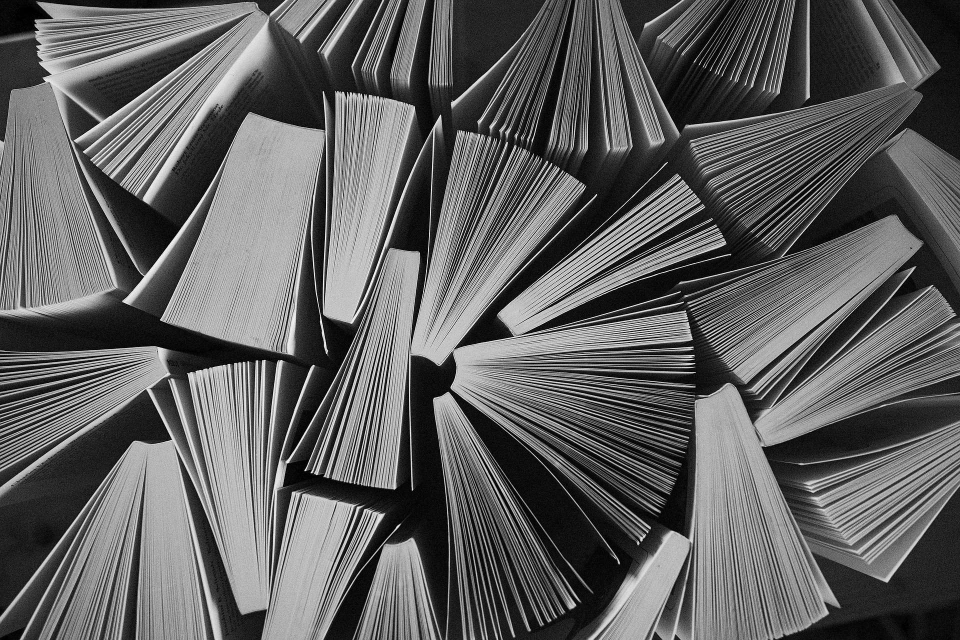
#> input picture pages.jpg, 1920 x 1280 px (shown at 1/2 size)
$ python og-image.py ../pages.jpg
#> lines starting #> are read from the running program, lines starting #| are printed output that depends on the picture; after the words box and inside, x2 and y2 are one past the last pixel; in counts of white or black regions, pixels touching at a corner belong together
"""Картинка для прев'ю посилань og-image.jpg (1200x630): фото сторінок і скляна табличка з назвою, як шапка сайту.

Після зміни назви магазину перегенеруйте її (рядки таблички — окремими аргументами):
    python scripts/og-image.py "КнигоСкинія"
Потрібен Pillow: pip install pillow
"""

import os
import sys
from PIL import Image, ImageDraw, ImageFilter, ImageEnhance, ImageFont

ROOT = os.path.join(os.path.dirname(os.path.abspath(__file__)), "..")
SRC = os.path.join(ROOT, "pages.jpg")
OUT = os.path.join(ROOT, "og-image.jpg")
W, H = 1200, 630

# жирний шрифт із засічками та кирилицею — перший, що знайдеться
FONTS = [
    "C:/Windows/Fonts/georgiab.ttf",
    "/Library/Fonts/Georgia Bold.ttf",
    "/System/Library/Fonts/Supplemental/Georgia Bold.ttf",
    "/usr/share/fonts/truetype/dejavu/DejaVuSerif-Bold.ttf",
]

lines = sys.argv[1:]
if not lines:
    sys.exit(__doc__)
font_path = next((f for f in FONTS if os.path.exists(f)), None)
if not font_path:
    sys.exit(
        "Не знайшов шрифт Georgia Bold чи DejaVu Serif Bold — допишіть шлях у FONTS"
    )

# фото: кадр з центру, трохи приглушене, як на сайті
im = Image.open(SRC).convert("RGB")
im = im.resize((W, round(im.height * W / im.width)), Image.LANCZOS)
#> im: PIL image 1200x800 RGB
top = (im.height - H) // 2
#> top = 85
im = im.crop((0, top, W, top + H))
#> im: PIL image 1200x630 RGB
im = ImageEnhance.Brightness(im).enhance(0.9)

# віньєтка по краях
vig = Image.new("L", (W, H), 0)
#> vig: PIL image 1200x630 L; every value is 0
ImageDraw.Draw(vig).ellipse((-W * 0.15, -H * 0.25, W * 1.15, H * 1.25), fill=255)
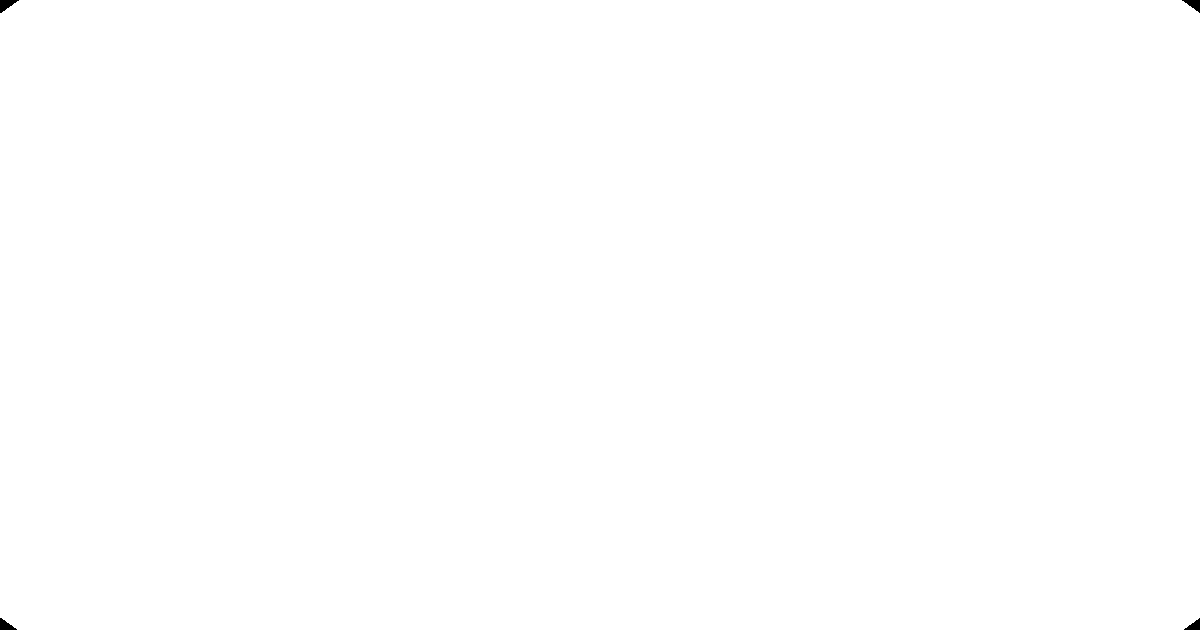
#> vig: PIL image 1200x630 L; 99.9% white; 4 black regions, box (x1, y1, x2, y2) and area: (0, 0, 19, 13) 133, (1182, 0, 1200, 13) 120, (0, 618, 17, 630) 114, (1184, 618, 1200, 630) 102
im = Image.composite(
    im, Image.new("RGB", (W, H)), vig.filter(ImageFilter.GaussianBlur(120))
)
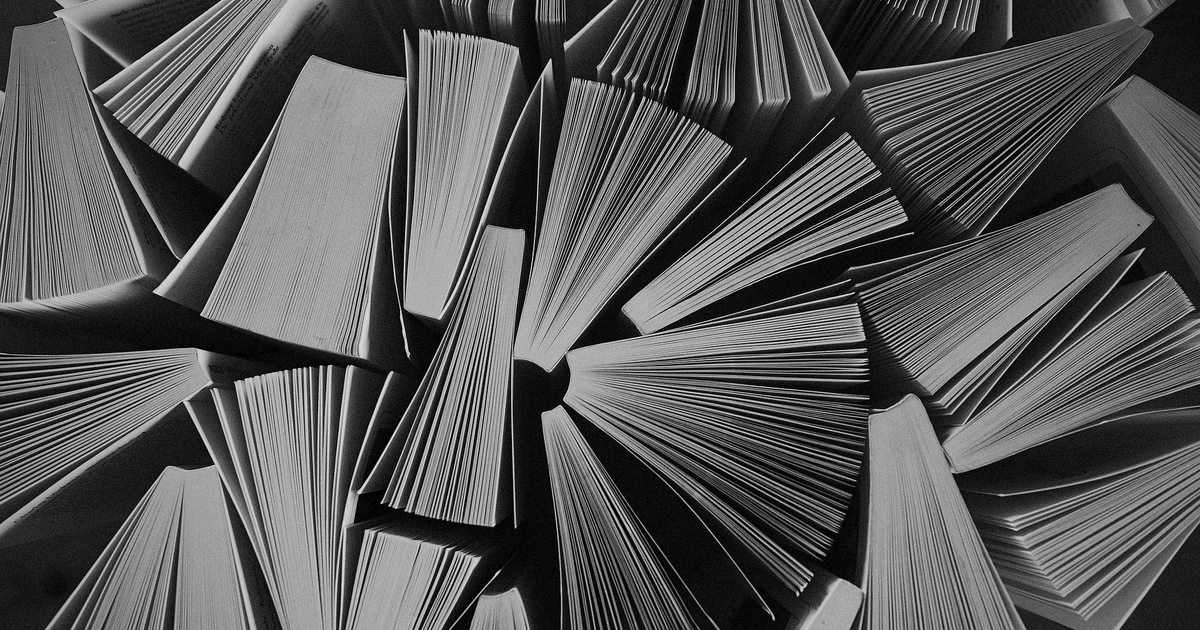
#> im: PIL image 1200x630 RGB; min 0, max 229, mean 87.3

# розмір шрифту: найбільший, з яким найдовший рядок влазить у табличку
probe = ImageDraw.Draw(im)
size = 76
while size > 30:
    font = ImageFont.truetype(font_path, size)
    if (
        max(probe.textlength(t, font=font) for t in lines) <= 680
        and size * len(lines) * 1.25 <= 420
    ):
        break
    size -= 2
#> after the loop, size = 76
font = ImageFont.truetype(font_path, size)
heights = [probe.textbbox((0, 0), t, font=font)[3] for t in lines]
#> heights = [89]
gap = round(size * 0.18)
#> gap = 14
text_w = max(probe.textlength(t, font=font) for t in lines)
#> text_w = 487.6

# табличка по тексту: розмите фото під нею + світлий шар, тінь і світлий край, як на сайті
pw, ph = max(560, round(text_w) + 120), sum(heights) + gap * (len(lines) - 1) + 110
#> pw = 608; ph = 199
px, py = (W - pw) // 2, (H - ph) // 2
#> px = 296; py = 215
radius = 32
mask = Image.new("L", (W, H), 0)
ImageDraw.Draw(mask).rounded_rectangle((px, py, px + pw, py + ph), radius, fill=255)
#> mask: PIL image 1200x630 L; 16% white; 1 white region, box (x1, y1, x2, y2) and area: (296, 215, 905, 415) 120880
shadow = Image.new("L", (W, H), 0)
ImageDraw.Draw(shadow).rounded_rectangle(
    (px, py + 18, px + pw, py + ph + 18), radius, fill=150
)
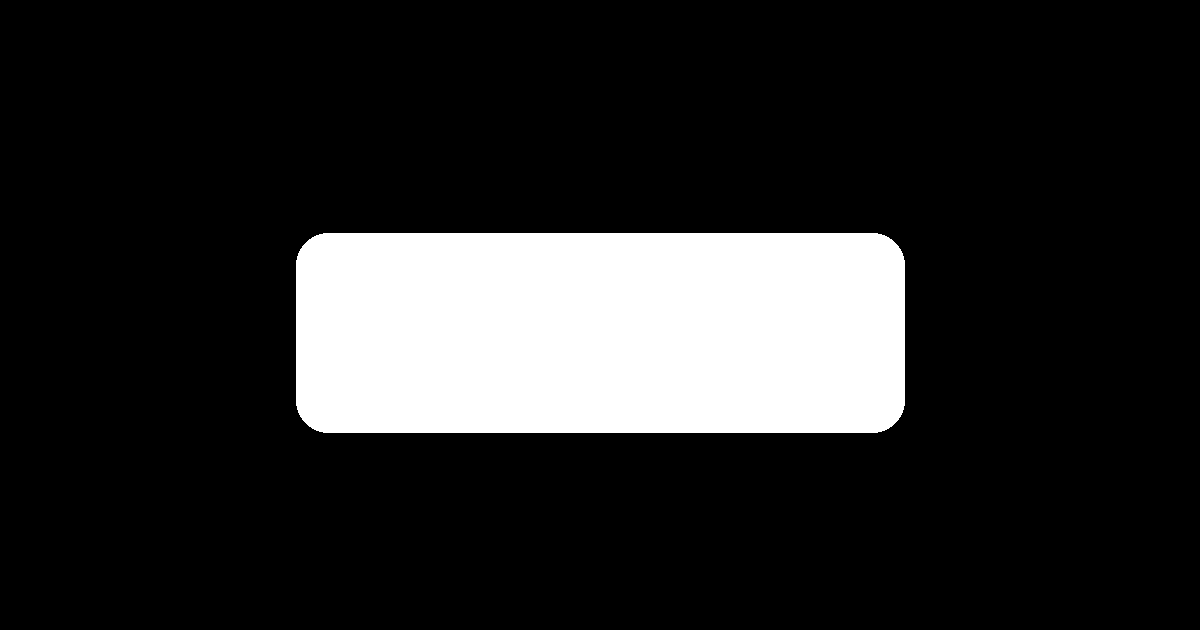
#> shadow: PIL image 1200x630 L; values 0 (black) and 150 (white), 16% white; 1 white region, box (x1, y1, x2, y2) and area: (296, 233, 905, 433) 120880
im = Image.composite(
    Image.new("RGB", (W, H)), im, shadow.filter(ImageFilter.GaussianBlur(28))
)
glass = Image.blend(
    im.filter(ImageFilter.GaussianBlur(22)),
    Image.new("RGB", (W, H), (246, 246, 244)),
    0.8,
)
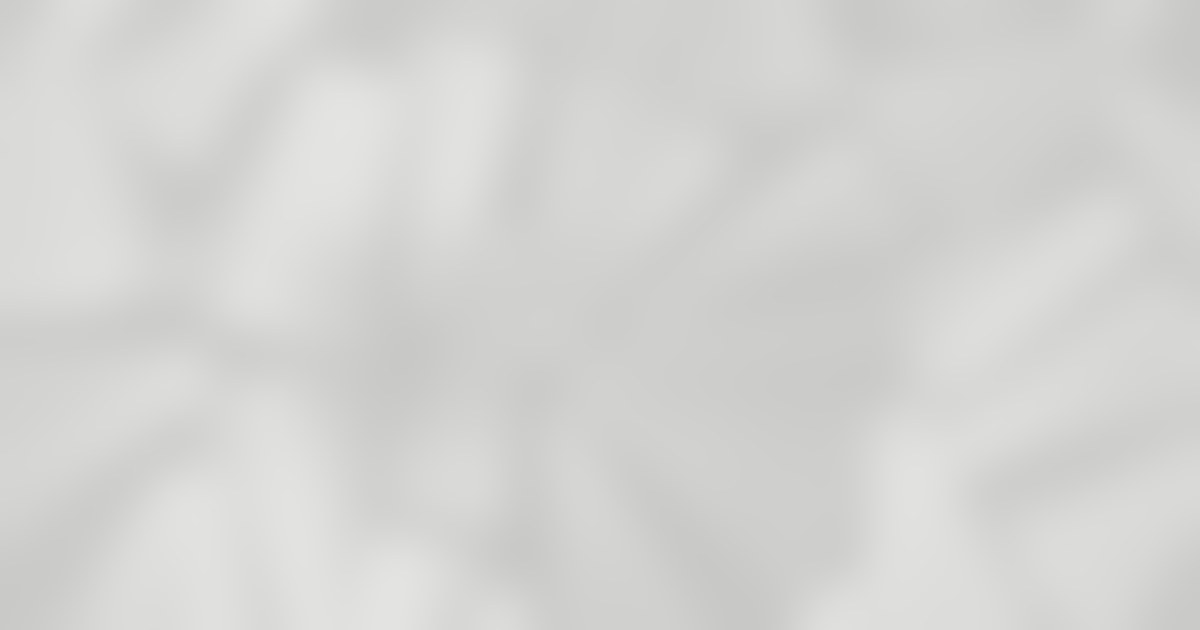
#> glass: PIL image 1200x630 RGB; mean R, G, B 212, 212, 210.4
im = Image.composite(glass, im, mask)
edge = Image.new("L", (W, H), 0)
ImageDraw.Draw(edge).rounded_rectangle(
    (px, py, px + pw, py + ph), radius, outline=100, width=2
)
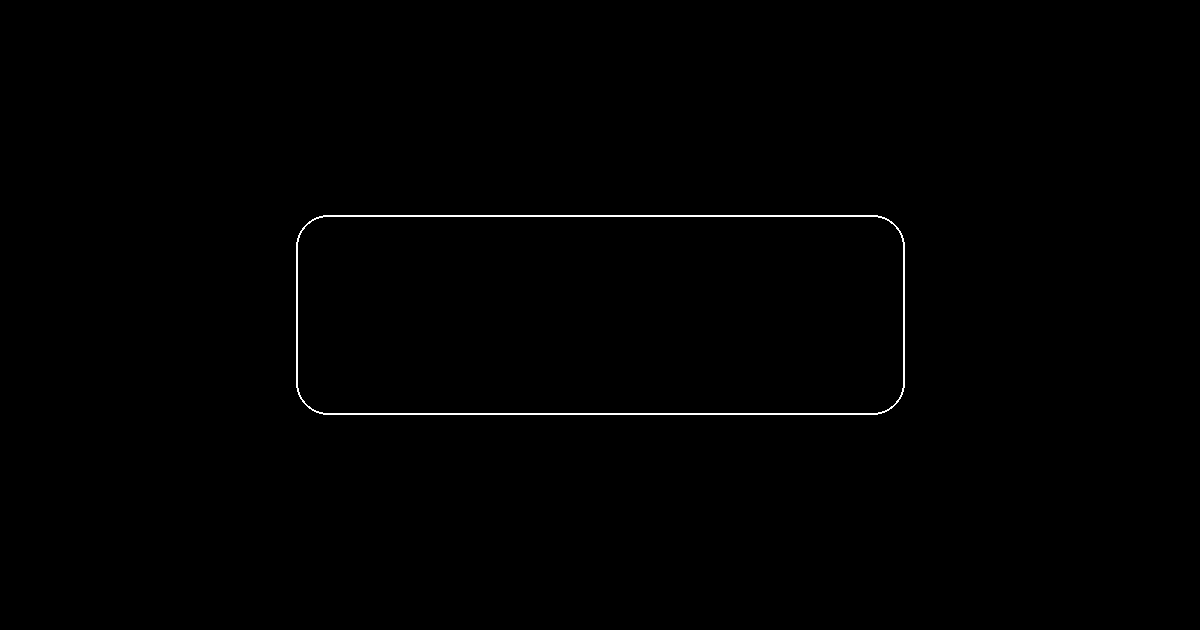
#> edge: PIL image 1200x630 L; values 0 (black) and 100 (white), 0.41% white in thin lines or dots, all inside (x1, y1, x2, y2) = (296, 215, 905, 415)
im = Image.composite(Image.new("RGB", (W, H), (255, 255, 255)), im, edge)

draw = ImageDraw.Draw(im)
y = py + (ph - (sum(heights) + gap * (len(lines) - 1))) // 2 - 6
#> y = 264
for t, h in zip(lines, heights):
    draw.text(
        ((W - draw.textlength(t, font=font)) / 2, y), t, font=font, fill=(28, 29, 31)
    )
    y += h + gap
#> this loop made 1 pass
#> (t, h, y) on pass 1: ('../pages.jpg', 89, 367)
#> after the loop, y = 367

im.save(OUT, quality=86, optimize=True, progressive=True)
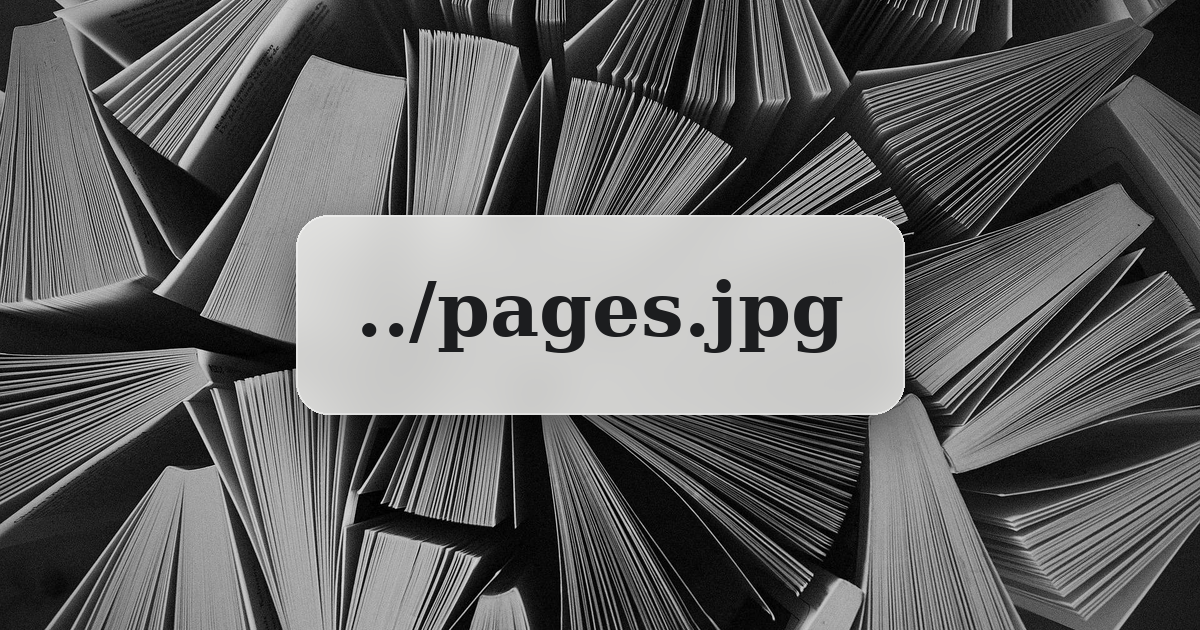
#> saved as og-image.jpg: PIL image 1200x630 RGB; mean R, G, B 100.2, 100.2, 100
print("Готово:", os.path.normpath(OUT))
